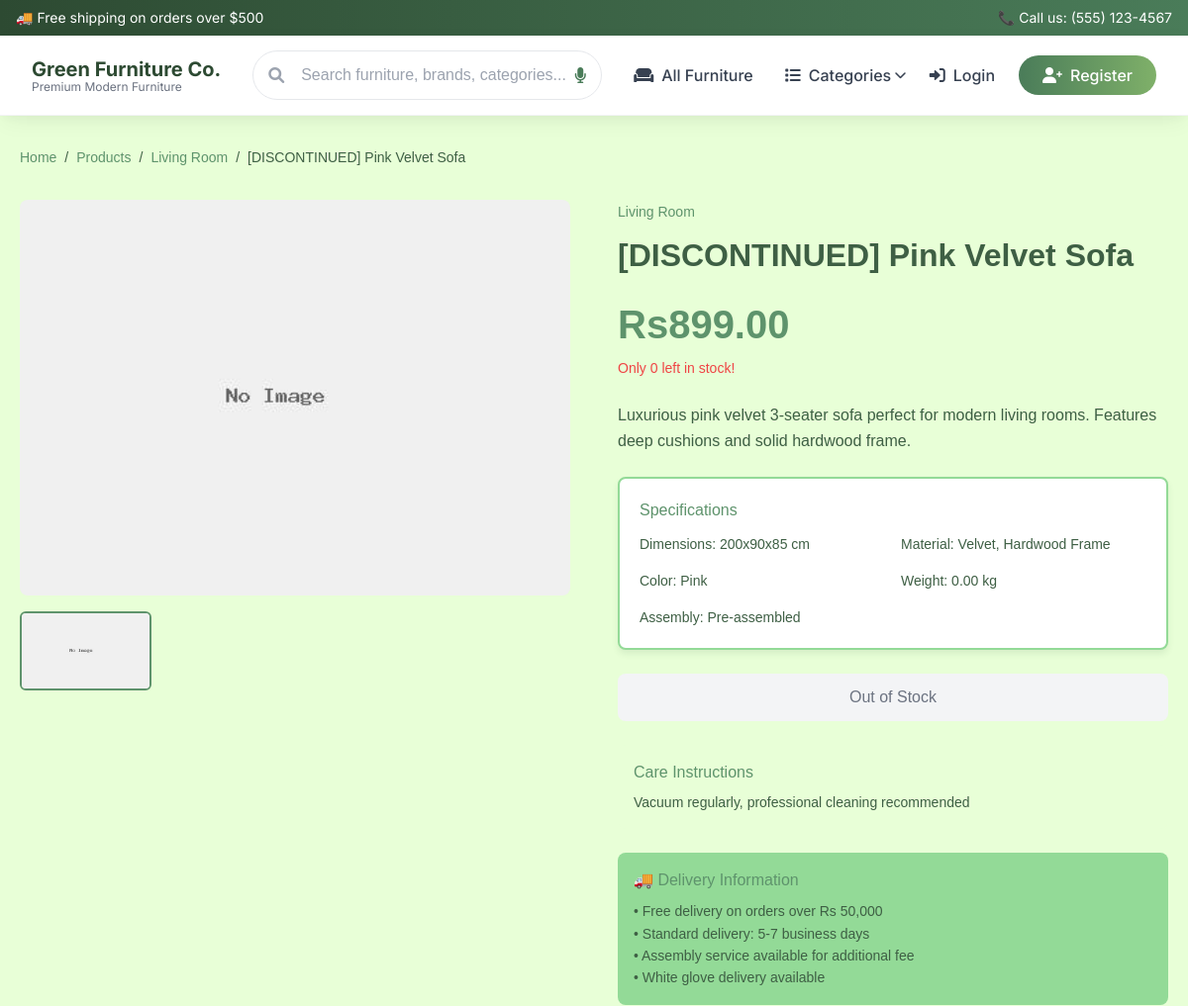
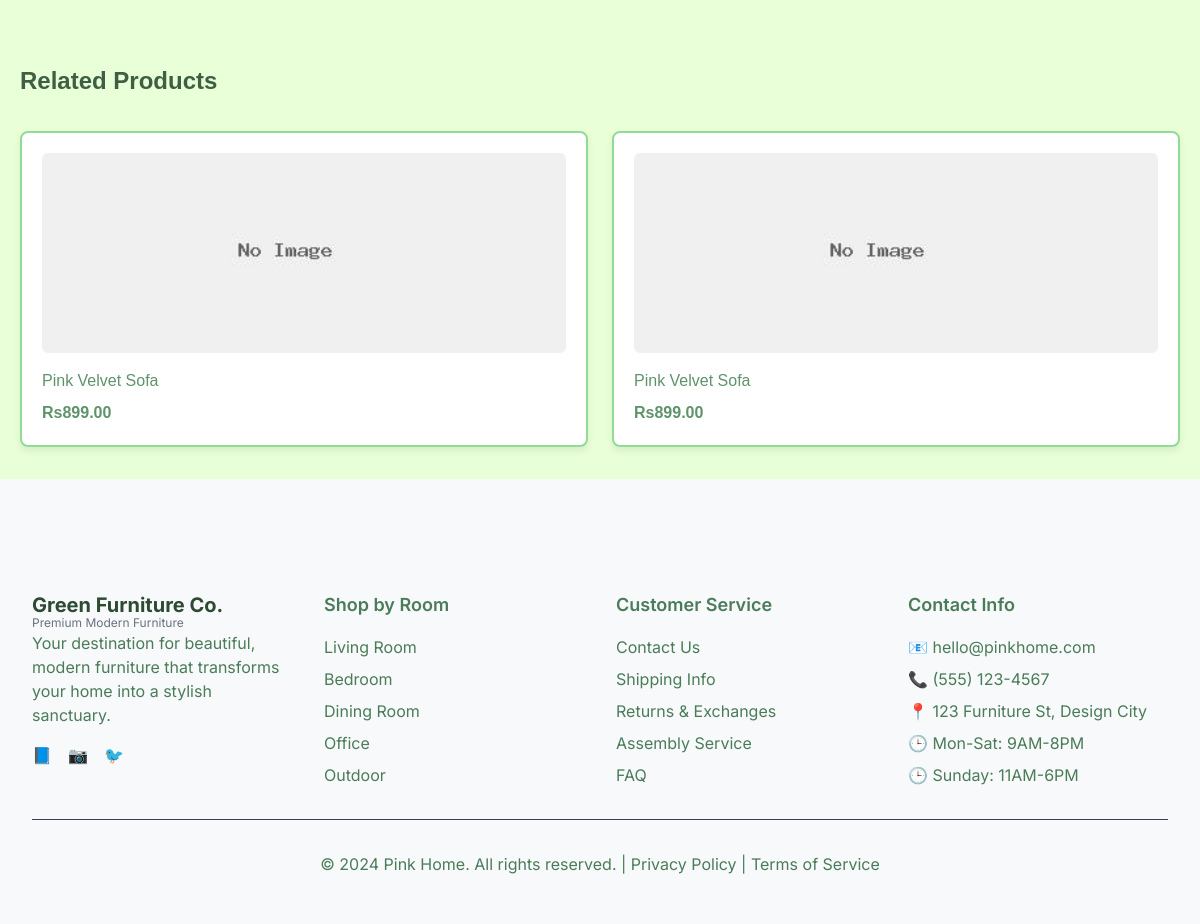
The app's page /product-detail.php?id=1 with its own data (2 pictures, top to bottom).
### tables this page shows
CREATE TABLE `products` (
  `id` int(11) NOT NULL,
  `name` varchar(100) NOT NULL,
  `description` text DEFAULT NULL,
  `price` decimal(10,2) NOT NULL,
  `dimensions` varchar(50) DEFAULT NULL,
  `material` varchar(100) DEFAULT NULL,
  `color` varchar(50) DEFAULT NULL,
  `weight` decimal(5,2) DEFAULT NULL,
  `category_id` int(11) DEFAULT NULL,
  `stock_quantity` int(11) DEFAULT 0,
  `image_url` varchar(255) DEFAULT NULL,
  `assembly_required` tinyint(1) DEFAULT 1,
  `care_instructions` text DEFAULT NULL,
  `created_at` timestamp NOT NULL DEFAULT current_timestamp()
);

CREATE TABLE `categories` (
  `id` int(11) NOT NULL,
  `name` varchar(50) NOT NULL,
  `description` text DEFAULT NULL,
  `image_url` varchar(255) DEFAULT NULL,
  `created_at` timestamp NOT NULL DEFAULT current_timestamp(),
  `parent_id` int(11) DEFAULT NULL,
  `is_active` tinyint(1) DEFAULT 1
);

### include/functions.php (called while the page is built, shortened)
<?php
function getProductImage($product) {
    if (isset($product['id'])) {
        $conn = getConnection();
        $stmt = $conn->prepare("SELECT image_url FROM product_images WHERE product_id = ? LIMIT 1");
        $stmt->execute([$product['id']]);
        $additional_image = $stmt->fetchColumn();
        if ($additional_image) {
            if (strpos($additional_image, 'http') === 0) {
                return $additional_image;
            }
            return 'images/' . $additional_image;
        }
    }
    return 'images/placeholder.jpg';
}
?>

### include/db.php (called while the page is built, shortened)
<?php
function formatPrice($price) {
    return 'Rs' . number_format($price, 2);
}
?>

### product-detail.php (the view, shortened to what this page needs)
<?php
require_once 'include/functions.php';
$product_id = $_GET['id'] ?? 0;
$conn = getConnection();
$stmt = $conn->prepare("SELECT p.*, c.name as category_name FROM products p LEFT JOIN categories c ON p.category_id = c.id WHERE p.id = ?");
$stmt->execute([$product_id]);
$product = $stmt->fetch();
require_once 'include/header.php';
$stmt = $conn->prepare("SELECT * FROM product_images WHERE product_id = ? ORDER BY is_primary DESC");
$stmt->execute([$product_id]);
$product_images = $stmt->fetchAll();
$stmt = $conn->prepare("SELECT * FROM products WHERE category_id = ? AND id != ? LIMIT 4");
$stmt->execute([$product['category_id'], $product_id]);
$related_products = $stmt->fetchAll();
?>
<link rel="stylesheet" href="css/styles.css">
<div class="theme-container" style="max-width: 1200px; margin: 0 auto; padding: 32px 20px;">
    <nav style="margin-bottom: 32px;">
        <ol style="display: flex; align-items: center; gap: 8px; font-size: 0.875rem;" class="theme-text">
            <li><a href="index.php" class="theme-link">Home</a></li>
            <li>/</li>
            <li><a href="products.php" class="theme-link">Products</a></li>
            <li>/</li>
            <li><a href="products.php?category=<?php echo $product['category_id']; ?>" class="theme-link"><?php echo htmlspecialchars($product['category_name']); ?></a></li>
            <li>/</li>
            <li class="theme-text"><?php echo htmlspecialchars($product['name']); ?></li>
        </ol>
    </nav>
    <div style="display: grid; grid-template-columns: 1fr 1fr; gap: 48px;">
        <div>
            <div style="margin-bottom: 16px;">
                <img id="main-image" src="<?php echo getProductImage($product); ?>"
                     alt="<?php echo htmlspecialchars($product['name']); ?>"
                     style="width: 100%; height: 400px; object-fit: cover; border-radius: 8px; cursor: zoom-in; transition: transform 0.3s ease;"
                     onerror="this.src='images/placeholder.jpg'">
            </div>
            <?php if (!empty($product_images) || $product['image_url']): ?>
                <div style="display: grid; grid-template-columns: repeat(4, 1fr); gap: 8px;">
                    <img src="<?php echo getProductImage($product); ?>"
                         alt="Main image"
                         class="thumbnail"
                         style="width: 100%; height: 80px; object-fit: cover; border-radius: 6px; cursor: pointer; border: 2px solid var(--medium-green);"
                         onclick="changeMainImage(this.src)">
                </div>
            <?php endif; ?>
        </div>
        <div>
            <div style="margin-bottom: 16px;">
                <span class="theme-text" style="font-size: 0.875rem; color: var(--medium-green); font-weight: 500;"><?php echo htmlspecialchars($product['category_name']); ?></span>
                <h1 class="theme-heading" style="font-size: 2rem; margin-top: 8px;"><?php echo htmlspecialchars($product['name']); ?></h1>
            </div>
            <div style="margin-bottom: 24px;">
                <span class="theme-heading" style="font-size: 2.5rem; color: var(--medium-green);"><?php echo formatPrice($product['price']); ?></span>
                <?php if ($product['stock_quantity'] <= 5): ?>
                    <p style="color: #ef4444; font-size: 0.875rem; margin-top: 4px;">Only <?php echo $product['stock_quantity']; ?> left in stock!</p>
                <?php else: ?>
                    <p style="color: var(--medium-green); font-size: 0.875rem; margin-top: 4px;">In Stock</p>
                <?php endif; ?>
            </div>
            <div style="margin-bottom: 24px;">
                <p class="theme-text" style="line-height: 1.6;"><?php echo nl2br(htmlspecialchars($product['description'])); ?></p>
            </div>
            <div class="theme-card" style="margin-bottom: 24px;">
                <h3 class="theme-subheading" style="margin-bottom: 12px;">Specifications</h3>
                <div style="display: grid; grid-template-columns: 1fr 1fr; gap: 16px; font-size: 0.875rem;">
                    <div>
                        <span class="theme-text" style="color: var(--dark-green);">Dimensions:</span>
                        <span class="theme-text" style="font-weight: 500;"><?php echo htmlspecialchars($product['dimensions']); ?></span>
                    </div>
                    <div>
                        <span class="theme-text" style="color: var(--dark-green);">Material:</span>
                        <span class="theme-text" style="font-weight: 500;"><?php echo htmlspecialchars($product['material']); ?></span>
                    </div>
                    <div>
                        <span class="theme-text" style="color: var(--dark-green);">Color:</span>
                        <span class="theme-text" style="font-weight: 500;"><?php echo htmlspecialchars($product['color']); ?></span>
                    </div>
                    <?php if ($product['weight']): ?>
                    <div>
                        <span class="theme-text" style="color: var(--dark-green);">Weight:</span>
                        <span class="theme-text" style="font-weight: 500;"><?php echo $product['weight']; ?> kg</span>
                    </div>
                    <?php endif; ?>
                    <div>
                        <span class="theme-text" style="color: var(--dark-green);">Assembly:</span>
                        <span class="theme-text" style="font-weight: 500;"><?php echo $product['assembly_required'] ? 'Required' : 'Pre-assembled'; ?></span>
                    </div>
                </div>
            </div>
            <?php if ($product['stock_quantity'] > 0): ?>
                <form method="POST" style="margin-bottom: 24px;">
                    <input type="hidden" name="action" value="add_to_cart">
                    <div style="display: flex; align-items: center; gap: 16px; margin-bottom: 16px;">
                        <label class="theme-text" style="font-weight: 500;">Quantity:</label>
                        <select name="quantity" style="padding: 8px 12px; border: 2px solid var(--light-green); border-radius: 6px; outline: none;">
                            <?php for ($i = 1; $i <= min(10, $product['stock_quantity']); $i++): ?>
                                <option value="<?php echo $i; ?>"><?php echo $i; ?></option>
                            <?php endfor; ?>
                        </select>
                    </div>
                    <?php if (isLoggedIn()): ?>
                        <button type="submit" class="theme-button" style="width: 100%; padding: 12px 24px; font-size: 1.125rem; margin-bottom: 16px;">
                            Add to Cart
                        </button>
                    <?php else: ?>
                        <a href="login.php" class="theme-button" style="display: block; width: 100%; padding: 12px 24px; font-size: 1.125rem; text-align: center; text-decoration: none; margin-bottom: 16px;">
                            Login to Add to Cart
                        </a>
                    <?php endif; ?>
                </form>
            <?php else: ?>
                <div style="background-color: #f3f4f6; color: #6b7280; padding: 12px 24px; border-radius: 8px; text-align: center; margin-bottom: 24px;">
                    Out of Stock
                </div>
            <?php endif; ?>
            <?php if ($product['care_instructions']): ?>
                <div style="background-color: var(--pale-green); padding: 16px; border-radius: 8px; margin-bottom: 24px;">
                    <h3 class="theme-subheading" style="margin-bottom: 8px;">Care Instructions</h3>
                    <p class="theme-text" style="font-size: 0.875rem;"><?php echo nl2br(htmlspecialchars($product['care_instructions'])); ?></p>
                </div>
            <?php endif; ?>
            <div style="background-color: var(--light-green); padding: 16px; border-radius: 8px;">
                <h3 class="theme-subheading" style="margin-bottom: 8px;">🚚 Delivery Information</h3>
                <ul class="theme-text" style="font-size: 0.875rem; line-height: 1.6;">
                    <li>• Free delivery on orders over Rs 50,000</li>
                    <li>• Standard delivery: 5-7 business days</li>
                    <li>• Assembly service available for additional fee</li>
                    <li>• White glove delivery available</li>
                </ul>
            </div>
        </div>
    </div>
    <?php if (!empty($related_products)): ?>
        <div style="margin-top: 64px;">
            <h2 class="theme-heading" style="font-size: 1.5rem; margin-bottom: 32px;">Related Products</h2>
            <div style="display: grid; grid-template-columns: repeat(auto-fit, minmax(250px, 1fr)); gap: 24px;">
                <?php foreach ($related_products as $related): ?>
                    <div class="theme-card" style="overflow: hidden; transition: all 0.3s ease;">
                        <a href="product-detail.php?id=<?php echo $related['id']; ?>" class="theme-link" style="text-decoration: none;">
                            <img src="<?php echo getProductImage($related); ?>"
                                 alt="<?php echo htmlspecialchars($related['name']); ?>"
                                 style="width: 100%; height: 200px; object-fit: cover; margin-bottom: 16px; border-radius: 6px;"
                                 onerror="this.src='images/placeholder.jpg'">
                            <div>
                                <h3 class="theme-subheading" style="margin-bottom: 8px;"><?php echo htmlspecialchars($related['name']); ?></h3>
                                <p class="theme-heading" style="color: var(--medium-green);"><?php echo formatPrice($related['price']); ?></p>
                            </div>
                        </a>
                    </div>
                <?php endforeach; ?>
            </div>
        </div>
    <?php endif; ?>
</div>
<?php require_once 'include/footer.php'; ?>

### css/styles.css (style rules this page uses)
:root { --dark-green: #3E5F44; --medium-green: #5E936C; --light-green: #93DA97; --pale-green: #E8FFD7; }
.theme-container { font-family: 'Plus Jakarta Sans', sans-serif; color: var(--dark-green); background-color: var(--pale-green); }
.theme-heading { font-family: 'Plus Jakarta Sans', sans-serif; font-weight: 700; color: var(--dark-green); }
.theme-subheading { font-family: 'Plus Jakarta Sans', sans-serif; font-weight: 500; color: var(--medium-green); }
.theme-text { font-family: 'Plus Jakarta Sans', sans-serif; font-weight: 400; color: var(--dark-green); }
.theme-card { background-color: white; border: 2px solid var(--light-green); border-radius: 8px; padding: 20px; box-shadow: 0 4px 6px rgba(62, 95, 68, 0.1); transition: all 0.3s ease; }
.theme-link { color: var(--medium-green); text-decoration: none; font-weight: 500; transition: color 0.3s ease; }
img { transition: transform 0.3s ease; }

### records on screen
products: category.name "Living Room", name "[DISCONTINUED] Pink Velvet Sofa", price "Rs899.00", stock_quantity "0", description "Luxurious pink velvet 3-seater sofa perfect for modern living rooms. Features deep cushions and solid hardwood frame.", dimensions "200x90x85 cm", material "Velvet, Hardwood Frame", color "Pink", weight "0.00", care_instructions "Vacuum regularly, professional cleaning recommended"
products: name "Pink Velvet Sofa", price "Rs899.00"
products: name "Pink Velvet Sofa", price "Rs899.00"
